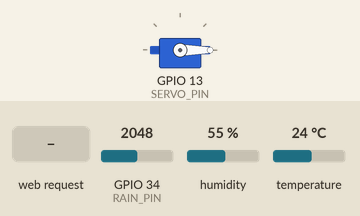
Simulated run of this sketch. Board: ESP32. Parts: servo. The test bench sets the inputs (shaded band); at power-on: GPIO 34 (RAIN_PIN) = 2048, temperature 24 °C, humidity 55 %. WiFi joins after 1.5 s; servers stay silent unless stated; uploads are accepted with an empty reply; the local clock reads 2024-03-15 10:24:30 at power-on unless the sketch sets it; what the sketch prints to the serial monitor is not drawn.

Above: at 3.2 s.
3.3 s: GPIO 34 (RAIN_PIN) set to 3040
4.8 s: temperature set to 20.6 °C
7.4 s: temperature set to 19.4 °C
At 8.8 s:
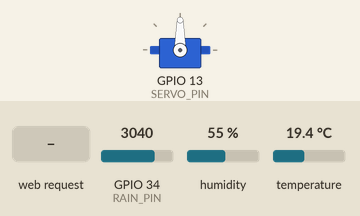
9.7 s: HTTP request GET /masuk received
At 10.6 s:
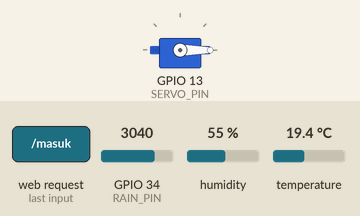
15.7 s: HTTP request GET /keluar received
At 16.4 s:
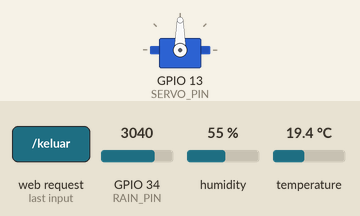
21.7 s: GPIO 34 (RAIN_PIN) set to 2960
Timing chart, 0 to 24.7 s (numbered marks = the images above; inputs shaded):
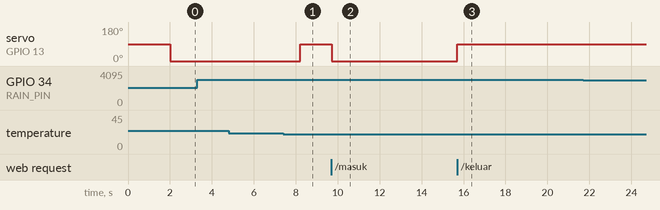

Measured:
- the behaviour switches between 20 and 19.9 °C on temperature (found by bisection; images 0 and 1)
- after the input at 7.4 s, servo on GPIO 13 (SERVO_PIN): 0° → 90° after 0.83 s
- after the input at 9.7 s, servo on GPIO 13 (SERVO_PIN): 90° → 0° at once
- after the input at 15.7 s, servo on GPIO 13 (SERVO_PIN): 0° → 90° at once

The sketch:

sidry.ino
```cpp
#include <WiFi.h>
#include <HTTPClient.h>
#include <WebServer.h>
#include <ESP32Servo.h>
#include "DHT.h"
#include "time.h"  // untuk NTP

#define DHTPIN 4
#define DHTTYPE DHT22

#define RAIN_PIN 34
#define SERVO_PIN 13

const char* ssid     = "uwu";
const char* password = "qwerty3th";

// NTP config - WIB = UTC+7
const char* ntpServer   = "pool.ntp.org";
const long  gmtOffset   = 25200;  // 7 jam x 3600 detik
const int   dstOffset   = 0;

DHT dht(DHTPIN, DHTTYPE);
Servo jemuran;
WebServer server(80);

bool manualMode = false;

unsigned long lastSave = 0;
const unsigned long saveInterval = 60000;

unsigned long lastLive = 0;
const unsigned long liveInterval = 3000;

const char* serverIP = "10.199.126.110";
const char* basePath = "/namanya/api/";

// ======================
// AMBIL JAM SEKARANG
// ======================

struct tm getWaktu() {
  struct tm timeinfo;
  if (!getLocalTime(&timeinfo)) {
    Serial.println("Gagal ambil waktu NTP");
  }
  return timeinfo;
}

// Konversi jam & menit ke menit total (buat perbandingan lebih mudah)
int toMenit(int jam, int menit) {
  return jam * 60 + menit;
}

// ======================
// CEK JADWAL JEMURAN
// ======================

// Return:
//  1  = jadwal keluar (pagi)
// -1  = jadwal masuk (sore)
//  0  = di luar jadwal terjadwal

int cekJadwal(struct tm t) {
  int sekarang = toMenit(t.tm_hour, t.tm_min);

  // Jam 08:00 - 09:00 → jemuran keluar
  if (sekarang >= toMenit(8, 0) && sekarang < toMenit(9, 0)) {
    return 1;
  }

  // Jam 16:30 - 18:00 → jemuran masuk
  if (sekarang >= toMenit(16, 30) && sekarang < toMenit(18, 0)) {
    return -1;
  }

  return 0;
}

// ======================
// WEB CONTROL
// ======================

void handleMasuk() {
  manualMode = true;
  jemuran.write(0);
  Serial.println("MANUAL : JEMURAN MASUK");
  server.send(200, "text/plain", "Jemuran Masuk");
}

void handleKeluar() {
  manualMode = true;
  jemuran.write(90);
  Serial.println("MANUAL : JEMURAN KELUAR");
  server.send(200, "text/plain", "Jemuran Keluar");
}

void handleAuto() {
  manualMode = false;
  Serial.println("AUTO MODE AKTIF");
  server.send(200, "text/plain", "Auto Mode");
}

// ======================

void kirimData(String endpoint, float suhu, float kelembaban, int rainValue, String statusHujan) {

  if (WiFi.status() != WL_CONNECTED) return;

  WiFiClient client;
  HTTPClient http;

  String url = "http://" + String(serverIP) + String(basePath) + endpoint;

  http.begin(client, url);
  http.addHeader("Content-Type", "application/json");

  String json =
    "{\"suhu\":"        + String(suhu, 2) +
    ",\"kelembaban\":"  + String(kelembaban, 2) +
    ",\"rain\":"        + String(rainValue) +
    ",\"status_hujan\":\"" + statusHujan + "\"}";

  int httpCode = http.POST(json);
  Serial.print(endpoint);
  Serial.print(" HTTP Code : ");
  Serial.println(httpCode);

  http.end();
}

void setup() {

  Serial.begin(115200);
  dht.begin();
  pinMode(RAIN_PIN, INPUT);
  jemuran.attach(SERVO_PIN);
  jemuran.write(90);

  WiFi.mode(WIFI_STA);
  WiFi.begin(ssid, password);

  Serial.print("Connecting");
  while (WiFi.status() != WL_CONNECTED) {
    Serial.print(".");
    delay(1000);
  }

  Serial.println();
  Serial.println("WiFi Connected");
  Serial.print("IP : ");
  Serial.println(WiFi.localIP());

  // Sync NTP
  configTime(gmtOffset, dstOffset, ntpServer);
  Serial.print("Sinkronisasi NTP");
  struct tm t;
  while (!getLocalTime(&t)) {
    Serial.print(".");
    delay(1000);
  }
  Serial.println();
  Serial.printf("Waktu OK: %02d:%02d:%02d\n", t.tm_hour, t.tm_min, t.tm_sec);

  server.on("/masuk", handleMasuk);
  server.on("/keluar", handleKeluar);
  server.on("/auto", handleAuto);
  server.begin();

  Serial.println("Web Server Ready");
}

void loop() {

  server.handleClient();

  float suhu       = dht.readTemperature();
  float kelembaban = dht.readHumidity();
  int   rainValue  = analogRead(RAIN_PIN);

  String statusHujan = (rainValue < 3000) ? "HUJAN" : "TIDAK HUJAN";

  if (isnan(suhu) || isnan(kelembaban)) {
    Serial.println("Failed to read DHT!");
    delay(2000);
    return;
  }

  struct tm waktuSekarang = getWaktu();
  int jadwal = cekJadwal(waktuSekarang);

  // ======================
  // MODE OTOMATIS
  // ======================

  if (!manualMode) {

    if (jadwal == 1) {
      // Jadwal pagi: keluar dulu, tapi tetap cek hujan
      if (statusHujan == "HUJAN") {
        jemuran.write(0);
        Serial.println("JADWAL PAGI tapi HUJAN : JEMURAN MASUK");
      } else {
        jemuran.write(90);
        Serial.println("JADWAL PAGI : JEMURAN KELUAR");
      }

    } else if (jadwal == -1) {
      // Jadwal sore: masuk tanpa peduli cuaca
      jemuran.write(0);
      Serial.println("JADWAL SORE : JEMURAN MASUK");

    } else {
      // Di luar jadwal: pakai logika sensor seperti biasa
      if (statusHujan == "HUJAN" || (suhu >= 20 && suhu <= 27)) {
        jemuran.write(0);
        Serial.println("AUTO : JEMURAN MASUK");
      } else {
        jemuran.write(90);
        Serial.println("AUTO : JEMURAN KELUAR");
      }
    }

  }

  Serial.printf("Jam: %02d:%02d | Suhu: %.1f | Kelembaban: %.1f | Rain: %d | %s\n",
    waktuSekarang.tm_hour, waktuSekarang.tm_min,
    suhu, kelembaban, rainValue, statusHujan.c_str());

  if (millis() - lastLive >= liveInterval) {
    lastLive = millis();
    kirimData("live.php", suhu, kelembaban, rainValue, statusHujan);
  }

  if (millis() - lastSave >= saveInterval) {
    lastSave = millis();
    kirimData("create.php", suhu, kelembaban, rainValue, statusHujan);
  }

}
```
